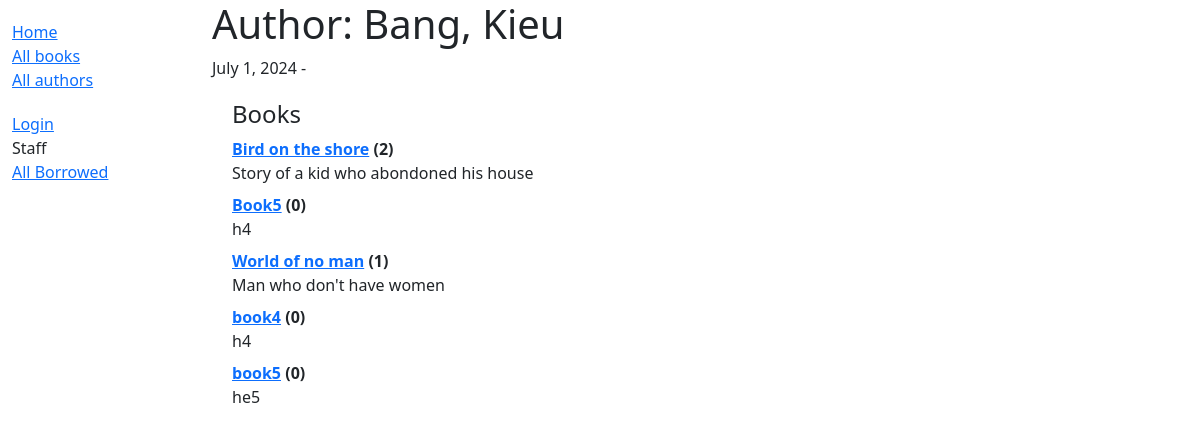
The page /catalog/authors/3 on the database its author committed.
### catalog/models.py (models this page shows, shortened)
class Author(models.Model):
    first_name = models.CharField(max_length=100)
    last_name = models.CharField(max_length=100)
    date_of_birth = models.DateField(null=True, blank=True)
    date_of_death = models.DateField('Died', null=True, blank=True)
    class Meta:
        ordering = ['last_name', 'first_name']

class Book(models.Model):
    title = models.CharField(max_length=200)
    author = models.ForeignKey('Author', on_delete=models.RESTRICT, null=True)
    summary = models.TextField(
        max_length=1000, help_text="Enter a brief description of the book")
    isbn = models.CharField('ISBN', max_length=13,
                            unique=True,
                            help_text='13 Character <a href="https://www.isbn-international.org/content/what-isbn'
                                      '">ISBN number</a>')
    genre = models.ManyToManyField(
        Genre, help_text="Select a genre for this book")
    language = models.ForeignKey(
        'Language', on_delete=models.SET_NULL, null=True
    )
    class Meta:
        ordering = ['title', 'author']
    def __str__(self):
        return self.title
    def display_genre(self):
        """Create a string for the Genre. This is required to display genre in Admin."""
        return ', '.join(genre.name for genre in self.genre.all()[:3])
    display_genre.short_description = 'Genre'

### catalog/views.py (the view, shortened to what this page needs)
# urls.py: path('authors/<int:pk>', views.AuthorDetailView.as_view(), name='author-detail'),
class AuthorDetailView(generic.DetailView):
    model = Author

### catalog/templates/catalog/author_detail.html (shortened to what this page needs)
<!DOCTYPE html>
<html lang="en">
<head>
</head>
<body>
{% extends "base_generic.html" %}
{% block content %}
    <h1>Author: {{ author.first_name }}, {{ author.last_name }}</h1>
    <a>{{author.date_of_birth}} - {% if author.date_of_death %}{{author.date_of_death}}{% endif %}</a>
<div style="margin-left:20px;margin-top:20px">
<h4>Books</h4>
<dl>
{% for book in author.book_set.all %}
  <dt><a href="{% url 'book-detail' book.pk %}">{{book}}</a> ({{book.bookinstance_set.all.count}})</dt>
  <dd>{{book.summary}}</dd>
  {% empty %}
  <p>This author has no books.</p>
{% endfor %}
</dl>
</div>
{% endblock %}

### rows shown on the page
Author: date_of_birth "July 1, 2024"
Book: title "Bird on the shore", bookinstance_set.all.count "2", summary "Story of a kid who abondoned his house"
Book: title "Book5", bookinstance_set.all.count "0", summary "h4"
Book: title "World of no man", bookinstance_set.all.count "1", summary "Man who don't have women"
Book: title "book4", bookinstance_set.all.count "0", summary "h4"
Book: title "book5", bookinstance_set.all.count "0", summary "he5"
